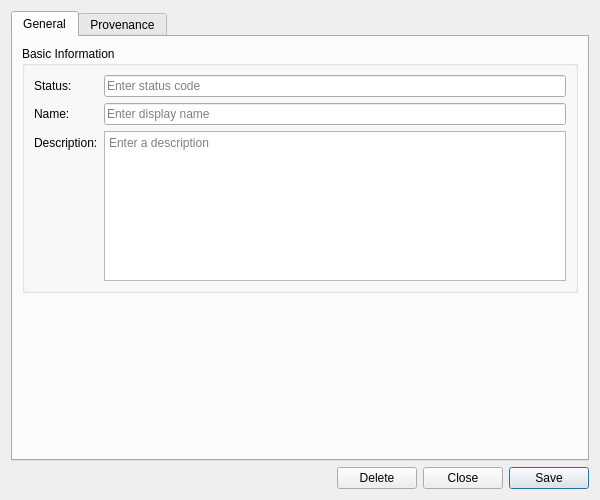
<?xml version="1.0" encoding="UTF-8"?>
<ui version="4.0">
 <class>TenantStatusDetailDialog</class>
 <widget class="QWidget" name="TenantStatusDetailDialog">
  <property name="geometry">
   <rect>
    <x>0</x>
    <y>0</y>
    <width>600</width>
    <height>500</height>
   </rect>
  </property>
  <property name="sizePolicy">
   <sizepolicy hsizetype="Preferred" vsizetype="Preferred">
    <horstretch>0</horstretch>
    <verstretch>0</verstretch>
   </sizepolicy>
  </property>
  <property name="minimumSize">
   <size>
    <width>600</width>
    <height>500</height>
   </size>
  </property>
  <property name="windowTitle">
   <string>Tenant Status Details</string>
  </property>
  <layout class="QVBoxLayout" name="verticalLayout">
   <item>
    <widget class="QTabWidget" name="tabWidget">
     <property name="currentIndex"><number>0</number></property>
     <widget class="QWidget" name="generalTab">
      <attribute name="title"><string>General</string></attribute>
      <layout class="QVBoxLayout" name="generalLayout">
       <item>
        <widget class="QGroupBox" name="basicInfoGroup">
         <property name="title">
          <string>Basic Information</string>
         </property>
         <layout class="QFormLayout" name="formLayout">
          <item row="0" column="0">
           <widget class="QLabel" name="labelStatus">
            <property name="text">
             <string>Status:</string>
            </property>
           </widget>
          </item>
          <item row="0" column="1">
           <widget class="QLineEdit" name="codeEdit">
            <property name="placeholderText">
             <string>Enter status code</string>
            </property>
            <property name="readOnly">
             <bool>true</bool>
            </property>
           </widget>
          </item>
          <item row="1" column="0">
           <widget class="QLabel" name="labelName">
            <property name="text">
             <string>Name:</string>
            </property>
           </widget>
          </item>
          <item row="1" column="1">
           <widget class="QLineEdit" name="nameEdit">
            <property name="placeholderText">
             <string>Enter display name</string>
            </property>
           </widget>
          </item>
          <item row="2" column="0">
           <widget class="QLabel" name="labelDescription">
            <property name="text">
             <string>Description:</string>
            </property>
           </widget>
          </item>
          <item row="2" column="1">
           <widget class="QPlainTextEdit" name="descriptionEdit">
            <property name="minimumSize">
             <size>
              <width>0</width>
              <height>80</height>
             </size>
            </property>
            <property name="maximumSize">
             <size>
              <width>16777215</width>
              <height>150</height>
             </size>
            </property>
            <property name="placeholderText">
             <string>Enter a description</string>
            </property>
           </widget>
          </item>
         </layout>
        </widget>
       </item>
       <item>
        <spacer name="verticalSpacer">
         <property name="orientation">
          <enum>Qt::Vertical</enum>
         </property>
         <property name="sizeHint" stdset="0">
          <size>
           <width>20</width>
           <height>40</height>
          </size>
         </property>
        </spacer>
       </item>
      </layout>
     </widget>
     <widget class="QWidget" name="provenanceTab">
      <attribute name="title"><string>Provenance</string></attribute>
      <layout class="QVBoxLayout" name="provenanceTabLayout">
       <item>
        <widget class="ores::qt::ProvenanceWidget" name="provenanceWidget" native="true"/>
       </item>
      </layout>
     </widget>
    </widget>
   </item>
   <item>
    <layout class="QHBoxLayout" name="buttonLayout">
     <item>
      <spacer name="horizontalSpacer">
       <property name="orientation">
        <enum>Qt::Horizontal</enum>
       </property>
       <property name="sizeHint" stdset="0">
        <size>
         <width>40</width>
         <height>20</height>
        </size>
       </property>
      </spacer>
     </item>
     <item>
      <widget class="QPushButton" name="deleteButton">
       <property name="text">
        <string>Delete</string>
       </property>
      </widget>
     </item>
     <item>
      <widget class="QPushButton" name="closeButton">
       <property name="text">
        <string>Close</string>
       </property>
      </widget>
     </item>
     <item>
      <widget class="QPushButton" name="saveButton">
       <property name="text">
        <string>Save</string>
       </property>
       <property name="default">
        <bool>true</bool>
       </property>
      </widget>
     </item>
    </layout>
   </item>
  </layout>
 </widget>
 <customwidgets>
  <customwidget>
   <class>ores::qt::ProvenanceWidget</class>
   <extends>QWidget</extends>
   <header>ores.qt/ProvenanceWidget.hpp</header>
  </customwidget>
 </customwidgets>
 <resources/>
 <connections/>
</ui>
